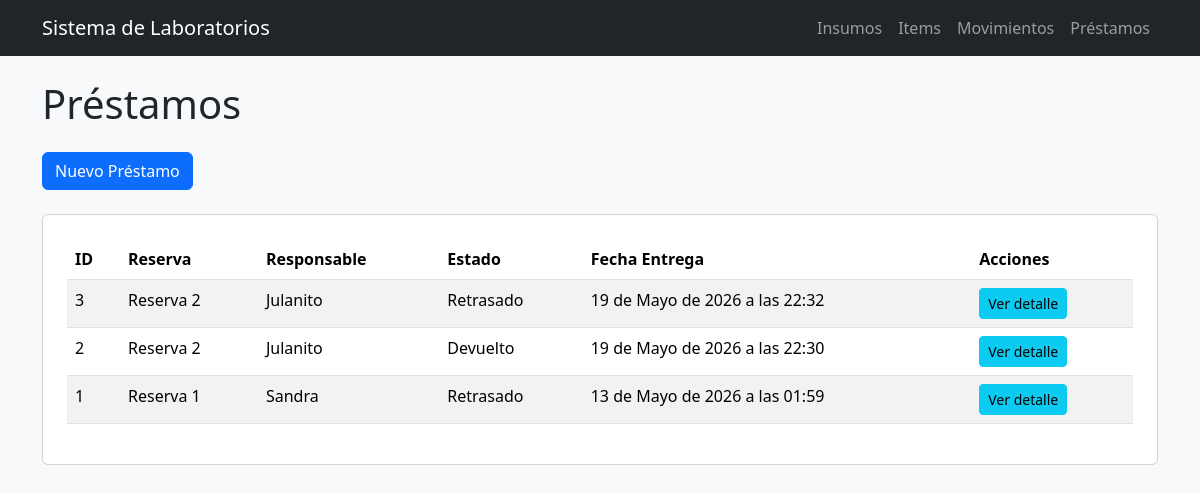
Page /prestamos/ (signed in) on the earlier database version.
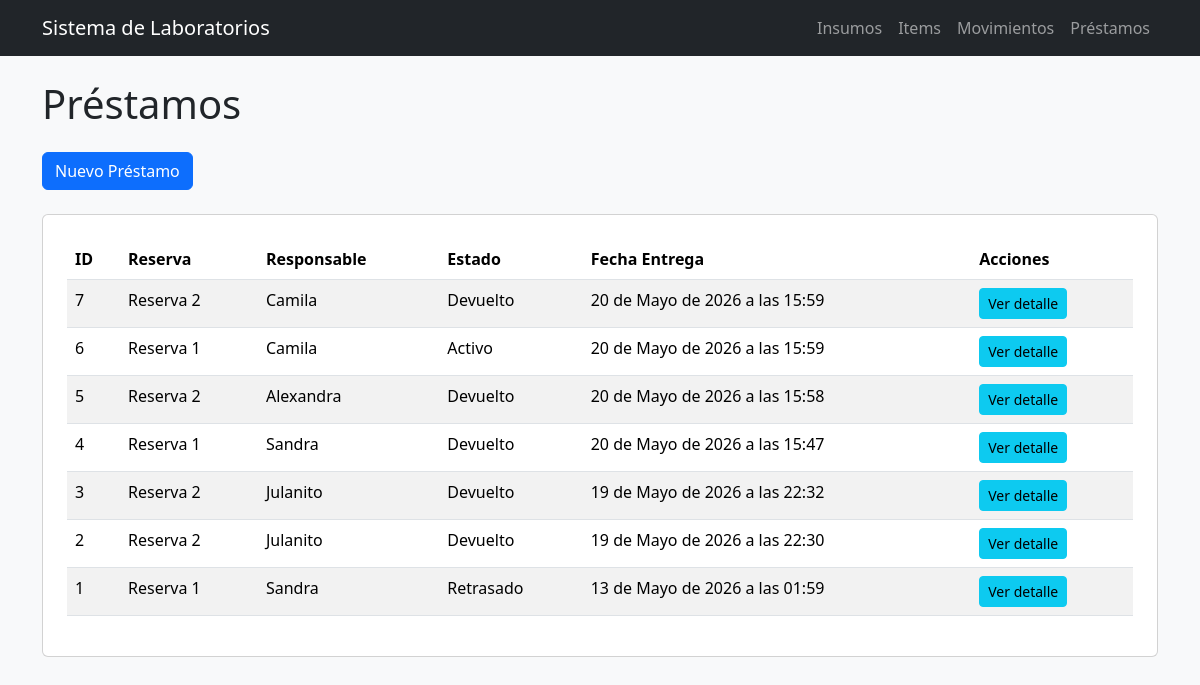
Same page on the later database version.
### prestamos/models.py (models this page shows, shortened)
class Prestamo(models.Model):
    reserva = models.ForeignKey(
        Reserva,
        on_delete=models.CASCADE
    )
    responsable = models.ForeignKey(
        Usuario,
        on_delete=models.CASCADE
    )
    estado = models.ForeignKey(
        EstadoPrestamo,
        on_delete=models.CASCADE
    )
    fecha_entrega = models.DateTimeField(auto_now_add=True)
    fecha_devolucion = models.DateTimeField(
        null=True,
        blank=True
    )

class EstadoPrestamo(models.Model):
    nombre = models.CharField(max_length=50)
    def __str__(self):
        return self.nombre

### reservas/models.py (models this page shows)
class Reserva(models.Model):
    usuario = models.ForeignKey(
        'users.Usuario',
        on_delete=models.CASCADE
    )
    fecha_reserva = models.DateTimeField(default=timezone.now)
    estado = models.ForeignKey(
        EstadoReserva,
        on_delete=models.CASCADE,
        null=True,
        blank=True
    )
    fecha_creacion = models.DateTimeField(auto_now_add=True)
    def __str__(self):
        return f"Reserva {self.pk}"

### users/models.py (models this page shows)
class Usuario(models.Model):
    nombre = models.CharField(max_length=100)
    correo = models.EmailField(unique=True)
    codigo = models.CharField(max_length=50, unique=True)
    programa = models.CharField(max_length=100)
    rol = models.ForeignKey(
        Rol,
        on_delete=models.CASCADE
    )
    estado = models.BooleanField(default=True)
    def __str__(self):
        return self.nombre

### prestamos/views.py (the view)
# urls.py: path('', lista_prestamos, name='lista_prestamos'),
@login_required
def lista_prestamos(request):
    prestamos = Prestamo.objects.all().order_by('-fecha_entrega')
    return render(
        request,
        'prestamos/lista.html',
        {
            'prestamos': prestamos
        }
    )

### templates/prestamos/lista.html
{% extends 'base_general.html' %}
{% block contenido %}
<h1 class="mb-4">Préstamos</h1>
<a href="/prestamos/crear/" class="btn btn-primary mb-4">
    Nuevo Préstamo
</a>
<div class="card p-4">
    <table class="table table-striped">
        <thead>
            <tr>
                <th>ID</th>
                <th>Reserva</th>
                <th>Responsable</th>
                <th>Estado</th>
                <th>Fecha Entrega</th>
                <th>Acciones</th>
            </tr>
        </thead>
        <tbody>
            {% for prestamo in prestamos %}
            <tr>
                <td>{{ prestamo.id }}</td>
                <td>{{ prestamo.reserva }}</td>
                <td>{{ prestamo.responsable }}</td>
                <td>{{ prestamo.estado }}</td>
                <td>{{ prestamo.fecha_entrega }}</td>
                <td>
                    <a
                        href="/prestamos/{{ prestamo.id }}/"
                        class="btn btn-info btn-sm"
                    >
                        Ver detalle
                    </a>
                </td>
            </tr>
            {% endfor %}
        </tbody>
    </table>
</div>
{% endblock %}

### templates/base_general.html (shortened to what this page needs)
<!DOCTYPE html>
<html lang="es">
<head>
    <link
        href="https://cdn.jsdelivr.net/npm/bootstrap@5.3.3/dist/css/bootstrap.min.css"
        rel="stylesheet"
    >
</head>
<body class="bg-light">
    <nav class="navbar navbar-expand-lg navbar-dark bg-dark">
        <div class="container">
            <a class="navbar-brand" href="/">Sistema de Laboratorios</a>
            <div class="navbar-nav">
                <a class="nav-link" href="/inventario/">Insumos</a>
                <a class="nav-link" href="/inventario/items/">Items</a>
                <a class="nav-link" href="/inventario/movimientos/">Movimientos</a>
                <a class="nav-link" href="/prestamos/">Préstamos</a>
            </div>
        </div>
    </nav>
    <div class="container mt-4">
        {% block contenido %}
        {% endblock %}
    </div>
</body>
</html>

Differences in the rows shown:
added Prestamo: id "7", reserva "Reserva 2", responsable "Camila", estado "Devuelto", fecha_entrega "20 de Mayo de 2026 a las 15:59"
added Prestamo: id "6", reserva "Reserva 1", responsable "Camila", estado "Activo", fecha_entrega "20 de Mayo de 2026 a las 15:59"
added Prestamo: id "5", reserva "Reserva 2", responsable "Alexandra", estado "Devuelto", fecha_entrega "20 de Mayo de 2026 a las 15:58"
added Prestamo: id "4", reserva "Reserva 1", responsable "Sandra", estado "Devuelto", fecha_entrega "20 de Mayo de 2026 a las 15:47"
changed Prestamo "19 de Mayo de 2026 a las 22:32": estado "Retrasado" → "Devuelto"
